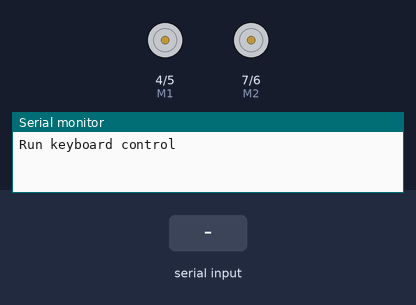
This sketch was run on a simulated Arduino Uno, built with avr-gcc and run on an emulated ATmega328P. On the bench: direction and speed pins drawn as motors (green arrow = direction pin HIGH = forward, orange = LOW = backward, longer = more drive), the last lines printed to the serial monitor. The inputs (shaded band) are chosen by the test bench.

Above: at 1.2 s.
1.3 s: "1" received over Serial
At 2.0 s:
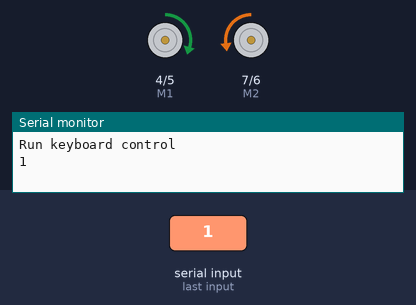
2.8 s: "2" received over Serial
At 3.1 s:
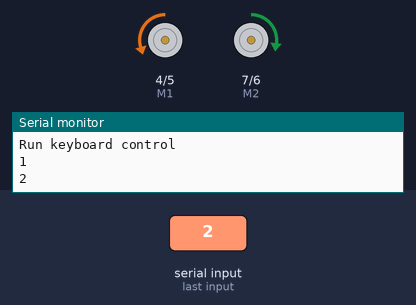
4.3 s: "3" received over Serial
At 5.5 s:
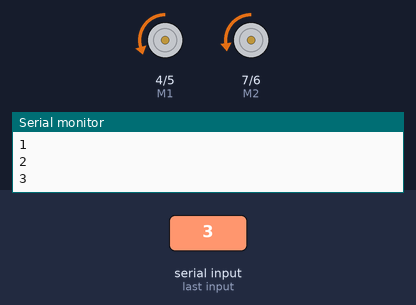
5.8 s: "4" received over Serial
At 6.6 s:
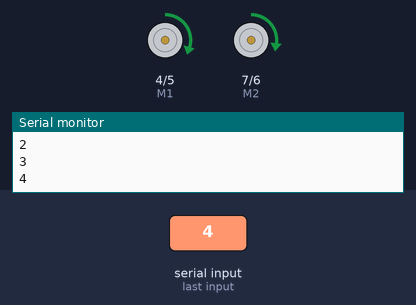
7.3 s: "0" received over Serial
At 7.8 s:
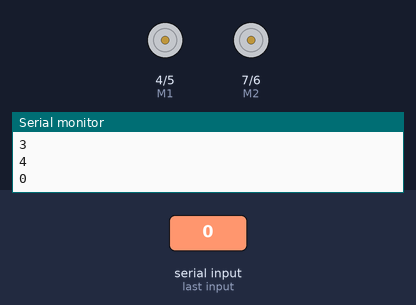
Timing chart, 0 to 9.8 s (numbered marks = the images above; inputs shaded):
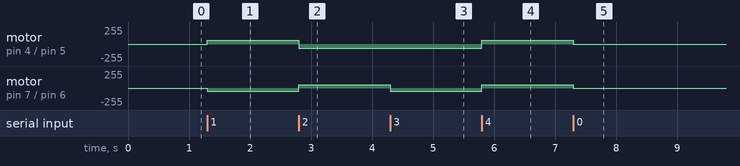

Measured:
- after the input at 1.3 s, motor on pin 4 (M1) / pin 5 (E1): stopped → forward 60/255 at once; motor on pin 7 (M2) / pin 6 (E2): stopped → backward 50/255 at once
- after the input at 2.8 s, motor on pin 4 (M1) / pin 5 (E1): forward 60/255 → backward 60/255 at once; motor on pin 7 (M2) / pin 6 (E2): backward 50/255 → forward 50/255 at once
- after the input at 4.3 s, motor on pin 7 (M2) / pin 6 (E2): forward 50/255 → backward 50/255 at once
- after the input at 5.8 s, motor on pin 4 (M1) / pin 5 (E1): backward 60/255 → forward 60/255 at once; motor on pin 7 (M2) / pin 6 (E2): backward 50/255 → forward 50/255 at once
- after the input at 7.3 s, motor on pin 4 (M1) / pin 5 (E1): forward 60/255 → stopped at once; motor on pin 7 (M2) / pin 6 (E2): forward 50/255 → stopped at once

The sketch:

Robot.ino
```cpp
int E1 = 5;     //M1 Speed Control
int E2 = 6;     //M2 Speed Control
int M1 = 4;    //M1 Direction Control
int M2 = 7;    //M1 Direction Control

void stop(void)                    //Stop
{
  digitalWrite(E1,LOW);
  digitalWrite(E2,LOW);
}
void advance(int a,int b)          //Move forward
{//PWM Speed Control
  analogWrite (E1,(60));      //lewe predkosc
  digitalWrite(M1,HIGH);    //prawe przod
  analogWrite (E2,(50));    // prawe predkosc
  digitalWrite(M2,LOW);     //lewe przod
}
void back_off (int a,int b)          //Move backward
{
  analogWrite (E1,(60));
  digitalWrite(M1,LOW);
  analogWrite (E2,(50));
  digitalWrite(M2,HIGH);
}
void turn_L (char a,char b)             //Turn Left
{
  analogWrite (E1,(60));
  digitalWrite(M1,LOW);   //prawe przod
  analogWrite (E2,(50));
  digitalWrite(M2,LOW);
}
void turn_BL (char a,char b)             //Turn Left
{
  analogWrite (E1,(50));
  digitalWrite(M1,LOW);   //prawe przod
  analogWrite (E2,(50));
  digitalWrite(M2,HIGH);
}
void turn_FL (char a,char b)             //Turn Left
{
  analogWrite (E1,(50));
  digitalWrite(M1,HIGH);   //prawe przod
  analogWrite (E2,(50));
  digitalWrite(M2,LOW);
}
void turn_R (char a,char b)             //Turn Right
{
  analogWrite (E1,(60));
  digitalWrite(M1,HIGH);   //prawe przod
  analogWrite (E2,(50));
  digitalWrite(M2,HIGH);
}
void turn_FR (char a,char b)             //Turn Right
{
  analogWrite (E1,(60));
  digitalWrite(M1,HIGH);   //prawe przod
  analogWrite (E2,(40));    //prawe predkosc
  digitalWrite(M2,LOW);
}
void turn_BR (char a,char b)             //Turn Right
{
  analogWrite (E1,(60));
  digitalWrite(M1,LOW);   //prawe przod
  analogWrite (E2,(40));    //prawe predkosc
  digitalWrite(M2,HIGH);
}
void setup(void)
{
  int i;
  for(i=4;i<=7;i++)
    pinMode(i, OUTPUT);
  Serial.begin(115200);      //Set Baud Rate
  Serial.println("Run keyboard control");
}
void loop(void)
{
  if(Serial.available()){
    char val = Serial.read();
    if(val != -1)
    {
      switch(val)
      {
      case '1'://Move Forward
        advance (255,255);   //move forward in max speed
        break;
      case '2'://Move Backward
        back_off (255,255);   //move back in max speed
        break;
      case '3'://Turn Left
        turn_L (100,100);
        break;
      case '4'://Turn Right
        turn_R (100,100);
        break;
      case '5'://Turn Front Right
        turn_FR (100,100);
        break;
      case '6'://Turn Front left
        turn_FL (100,100);
        break;
      case '7'://Turn back left
        turn_BL (100,100);
        break;
      case '8'://Turn back right
        turn_BR (100,100);
        break;
      case 'z':
        Serial.println("Hello");
        break;
      case '0':
        stop();
        break;

      }
      Serial.println(val);
    }
    else stop();
  }
}
```
